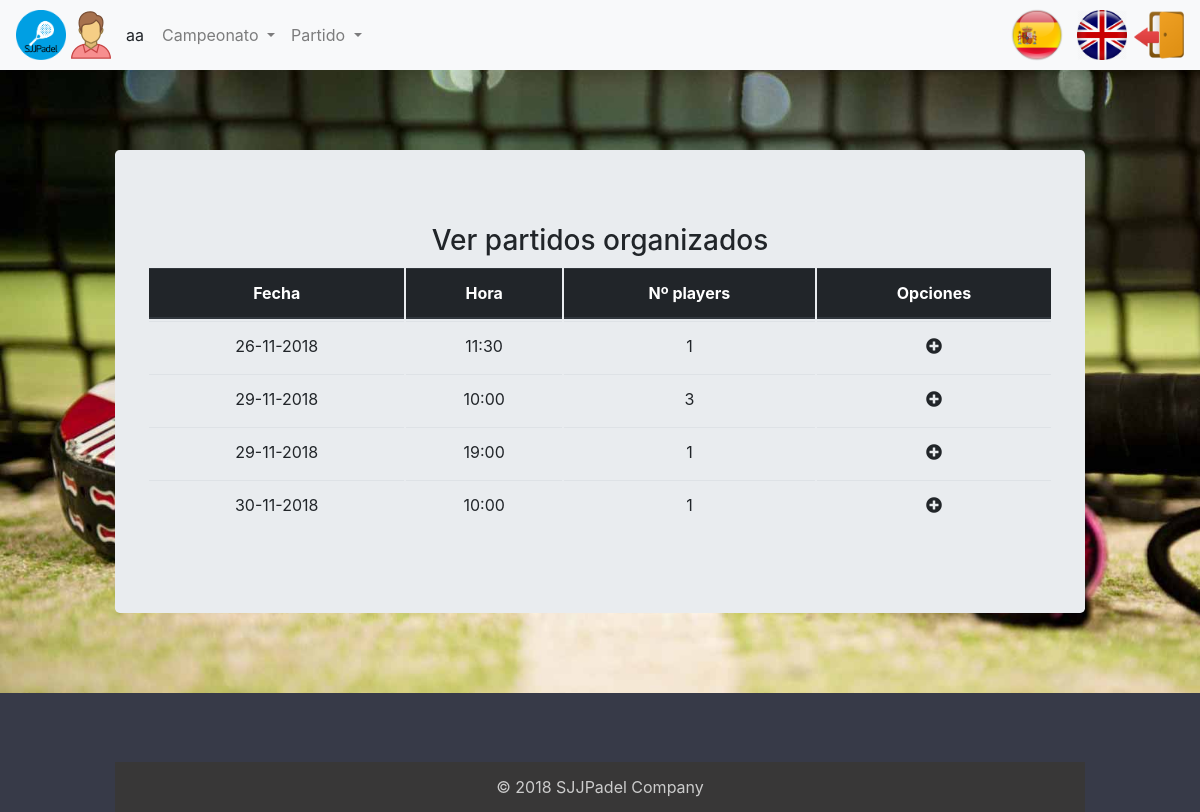
The app's page /index.php?controller=organizeMatch&action=viewAll (signed in) with its own data.
### tables this page shows
CREATE TABLE `usuario` (
  `login` varchar(20) NOT NULL,
  `nombre` varchar(20) NOT NULL,
  `apellidos` varchar(45) DEFAULT NULL,
  `pass` varchar(20) DEFAULT NULL,
  `rol` char(1) DEFAULT NULL,
  `genero` varchar(10) DEFAULT NULL
);

### core/ViewManager.php (called while the page is built, shortened)
<?php
class ViewManager
{
    private $fragmentContents = array();
    private $variables = array();
    private $currentFragment = self::DEFAULT_FRAGMENT;
    private $layout = "default";
    private function saveCurrentFragment()
    {
        $this->fragmentContents[$this->currentFragment] .= ob_get_contents();
    }
    public function moveToFragment($name)
    {
        $this->currentFragment = $name;
    }
    public function getFragment($fragment, $default = "")
    {
        if (! isset($this->fragmentContents[$fragment])) {
            return $default;
        }
        return $this->fragmentContents[$fragment];
    }
    public function setVariable($varname, $value, $flash = false)
    {
        $this->variables[$varname] = $value;
    }
    public function getVariable($varname, $default = NULL)
    {
        if (! isset($this->variables[$varname])) {
            return $default;
        }
        return $this->variables[$varname];
    }
    public function render($controller, $viewname)
    {
        include (__DIR__ . "/../view/$controller/$viewname.php");
        $this->renderLayout();
    }
    private function renderLayout()
    {
        include (__DIR__ . "/../view/layouts/" . $this->layout . ".php");
    }
    private static $viewmanager_singleton = NULL;
    public static function getInstance()
    {
        if (self::$viewmanager_singleton == null) {
            self::$viewmanager_singleton = new ViewManager();
        }
        return self::$viewmanager_singleton;
    }
}

### controller/OrganizeMatchController.php (called while the page is built, shortened)
<?php
require_once (__DIR__ . "/../core/ViewManager.php");
require_once (__DIR__ . "/../core/I18n.php");
require_once (__DIR__ . "/../model/OrganizeMatch.php");
require_once (__DIR__ . "/../model/OrganizeMatchMapper.php");
require_once (__DIR__ . "/../model/ParticipantsMatchMapper.php");
require_once (__DIR__ . "/../controller/BaseController.php");
class OrganizeMatchController extends BaseController
{
    private $organizeMatchMapper;
    private $participantsMatchMapper;
    public function __construct()
    {
        parent::__construct();
        $this->organizeMatchMapper = new OrganizeMatchMapper();
        $this->participantsMatchMapper = new ParticipantsMatchMapper();
    }
    public function viewAll()
    {
        $this->validateAllOrganizeMatches();
        $organizedMatches = $this->organizeMatchMapper->findAll();
        foreach ($organizedMatches as $match) {
            $match->setNumParticipants($this->participantsMatchMapper->count($match->getIdOrganizarPartido()));
        }
        $this->view->setVariable("organizedMatches", $organizedMatches);
        $this->view->render("organizeMatch", "view");
    }
    public function validateAllOrganizeMatches()
    {
        $organizedMatches = $this->organizeMatchMapper->findAll();
    }
}

### index.php (called while the page is built, shortened)
<?php
function run()
{
    try {
        $controller = loadController($_GET["controller"]);
        $actionName = $_GET["action"];
        $controller->$actionName();
    } catch (Exception $ex) {
        die("An exception occured!!!!!" . $ex->getMessage());
    }
}
function loadController($controllerName)
{
    return new $controllerClassName();
}
run();
?>

### core/I18n.php (called while the page is built, shortened)
<?php
class I18n
{
    private $messages;
    public function setLanguage($language)
    {
        $this->messages = $i18n_messages;
    }
    public function i18n($key)
    {
        if (isset($this->messages[$key])) {
            return $this->messages[$key];
        } else {
            return $key;
        }
    }
    private static $i18n_singleton = null;
    public static function getInstance()
    {
        if (self::$i18n_singleton == NULL) {
            self::$i18n_singleton = new I18n();
        }
        return self::$i18n_singleton;
    }
}
function i18n($key)
{
    return I18n::getInstance()->i18n($key);
}

### model/OrganizeMatch.php (called while the page is built, shortened)
<?php
class OrganizeMatch
{
    private $idOrganizarPartido;
    private $fecha;
    private $hora;
    private $numParticipants;
    public function __construct($idOrganizeMatch = NULL, $fecha = NULL, $hora = NULL, array $participants = NULL, $numParticipants = NULL)
    {
        $this->idOrganizarPartido = $idOrganizeMatch;
        $this->fecha = $fecha;
        $this->hora = $hora;
        $this->numParticipants = $numParticipants;
    }
    public function getIdOrganizarPartido()
    {
        return $this->idOrganizarPartido;
    }
    public function setIdOrganizarPartido($idOrganizarPartido)
    {
        $this->idOrganizarPartido = $idOrganizarPartido;
    }
    public function getFecha()
    {
        return $this->fecha;
    }
    public function getHora()
    {
        return $this->hora;
    }
    public function getNumParticipants()
    {
        return $this->numParticipants;
    }
    public function setNumParticipants($numParticipants)
    {
        $this->numParticipants = $numParticipants;
    }
}

### model/ParticipantsMatchMapper.php (called while the page is built, shortened)
<?php
require_once (__DIR__ . "/../core/PDOConnection.php");
class ParticipantsMatchMapper
{
    private $db;
    public function __construct()
    {
        $this->db = PDOConnection::getInstance();
    }
    public function count($idOrganizeMatch)
    {
        $stmt = $this->db->prepare("SELECT COUNT(*) as count FROM participantespartido WHERE idOrganizarPartido =?");
        $stmt->execute(array(
            $idOrganizeMatch
        ));
        $count = $stmt->fetch(PDO::FETCH_ASSOC);
        return $count["count"];
    }
}

### core/PDOConnection.php (called while the page is built)
<?php
class PDOConnection
{
    private static $dbhost = "localhost";
    private static $dbname = "sjjpadel";
    private static $dbuser = "abp";
    private static $dbpass = "abp";
    private static $db_singleton = null;
    public static function getInstance()
    {
        if (self::$db_singleton == null) {
            self::$db_singleton = new PDO("mysql:host=" . self::$dbhost . ";dbname=" . self::$dbname . ";charset=utf8",
            self::$dbuser, self::$dbpass, array(
                PDO::ATTR_EMULATE_PREPARES => false,
                PDO::ATTR_ERRMODE => PDO::ERRMODE_EXCEPTION
            ));
        }
        return self::$db_singleton;
    }
}
?>

### model/UserMapper.php (called while the page is built, shortened)
<?php
require_once (__DIR__ . "/../core/PDOConnection.php");
class UserMapper
{
    private $db;
    public function __construct()
    {
        $this->db = PDOConnection::getInstance();
    }
    public function getDatos($login)
    {
        $stmt = $this->db->prepare("SELECT * FROM usuario where login=?");
        $stmt->execute(array(
            $login
        ));
        $toret_db = $stmt->fetchAll(PDO::FETCH_ASSOC);
        $user = null;
        foreach ($toret_db as $datos) {
            $user = new User($datos['login'], $datos['nombre'], $datos['apellidos'], $datos['pass'], $datos['rol'], $datos['genero']);
        }
        return $user;
    }
}

### controller/BaseController.php (called while the page is built, shortened)
<?php
require_once (__DIR__ . "/../core/ViewManager.php");
require_once (__DIR__ . "/../core/I18n.php");
require_once (__DIR__ . "/../model/User.php");
require_once (__DIR__ . "/../model/UserMapper.php");
class BaseController
{
    public function __construct()
    {
        if (isset($_SESSION["currentuser"])) {
            $userMapper = new UserMapper();
            $datosUser = $userMapper->getDatos($_SESSION["currentuser"]);
        }
    }
}

### model/OrganizeMatchMapper.php (called while the page is built, shortened)
<?php
require_once (__DIR__ . "/../core/PDOConnection.php");
class OrganizeMatchMapper
{
    private $db;
    public function __construct()
    {
        $this->db = PDOConnection::getInstance();
    }
    public function findAll()
    {
        $stmt = $this->db->query("SELECT * FROM organizarpartido ORDER BY fecha, hora");
        $organizedMatches = $stmt->fetchAll(PDO::FETCH_ASSOC);
        $organizedMatchesArray = array();
        foreach ($organizedMatches as $match) {
            $fecha = new DateTime($match["fecha"]);
            $organizedMatch = new OrganizeMatch(null, $fecha->format('d-m-Y'), substr($match["hora"], 0, 5));
            $organizedMatch->setIdOrganizarPartido($match["idOrganizarPartido"]);
            array_push($organizedMatchesArray, $organizedMatch);
        }
        return $organizedMatchesArray;
    }
}

### view/organizeMatch/view.php (the view, shortened to what this page needs)
<?php
require_once (__DIR__ . "/../../core/ViewManager.php");
$view = ViewManager::getInstance();
$organizedMatches = $view->getVariable("organizedMatches");
$view->setVariable("title", "Ver Partidos Organizados");
$currentRol = $view->getVariable("currentRol");
?>
<h3><?= i18n("View Organized Matches"); ?></h3>
<table class="table">
	<thead class="thead-dark">
		<tr>
			<th scope="col">
        <?= i18n("Date"); ?>
      </th>
			<th scope="col">
        <?= i18n("Time"); ?>
      </th>
			<th scope="col">
        <?= i18n("Nº players");?>
      </th>
			<th scope="col">
        <?= i18n("Opciones"); ?>
      </th>
		</tr>
	</thead>
	<tbody>
    <?php foreach($organizedMatches as $match): ?>
      <tr>
			<td>
          <?= $match->getFecha(); ?>
        </td>
			<td>
          <?= $match->getHora(); ?>
        </td>
			<td>
          <?= $match->getNumParticipants();?>
        </td>
			<td>
          <?php if($currentRol == 'd'): ?>
            <a
				href="index.php?controller=organizeMatch&amp;action=join&amp;idOrganizeMatch=<?=$match->getIdOrganizarPartido(); ?>"><i
					class="fas fa-plus-circle color-1"></i></a>
          <?php endif; ?>
			</td>
		<tr>
      <?php endforeach; ?>
	</tbody>
</table>

### view/layouts/default.php (shortened to what this page needs)
<?php
$view = ViewManager::getInstance();
$currentuser = $view->getVariable("currentusername");
$currentGender = $view->getVariable("currentGender");
$currentRol = $view->getVariable("currentRol");
?>
<!DOCTYPE html>
<html lang="en">
<head>
<link rel="stylesheet"
	href="https://maxcdn.bootstrapcdn.com/bootstrap/4.0.0/css/bootstrap.min.css"
>
<link rel="stylesheet"
	href="https://use.fontawesome.com/releases/v5.5.0/css/all.css"
>
	<link rel="stylesheet" href="css/style.css" type="text/css">
</head>
<body>
	<div class="contenedor">
		<nav class="navbar navbar-expand-lg navbar-light bg-light">
			<img class="img-circle icono" src="images/icono.png">
		<?php if (isset($currentuser)): ?>
			<img class="icono" src="images/<?php echo $currentGender; ?>.png"> <span
				class="username">
				<?= sprintf(i18n("%s"), $currentuser) ?>
			</span>
		<?php endif ?>
			<div class="collapse navbar-collapse" id="navbarSupportedContent">
				<ul class="navbar-nav mr-auto">
				<?php if($currentRol == 'd' || $currentRol == 'a' || $currentRol == 'e'): ?>
					<li class="nav-item dropdown"><a class="nav-link dropdown-toggle"
						href="#" id="navbarDropdown" role="button" data-toggle="dropdown"
						aria-haspopup="true" aria-expanded="false">
							<?php echo i18n("Championship") ?>
						</a>
						</li>
				<?php endif ?>
				<?php if($currentRol == 'd' || $currentRol == 'a' || $currentRol == 'e'): ?>
					<li class="nav-item dropdown"><a class="nav-link dropdown-toggle"
						href="#" id="navbarDropdown" role="button" data-toggle="dropdown"
						aria-haspopup="true" aria-expanded="false">
							<?php echo i18n("Match") ?>
						</a>
						</li>
				<?php endif ?>
			</ul>
			</div>
			<li class="nav-item">
			<?php include(__DIR__."/language_select_element.php"); ?>
		</li>
			<li class="nav-item">
			<?php if (isset($currentuser)): ?>
				<a href="index.php?controller=users&amp;action=logout"> <img
					src="images/salir.png" class="rounded icono"
					alt="Imágenes responsive">
			</a>
				<?php endif ?>
			</li>
		</nav>
		<div class="container">
			<div class="jumbotron">
				<?= $view->getFragment(ViewManager::DEFAULT_FRAGMENT) ?>
			</div>
		</div>
		<footer id="myFooter">
			<div class="container">
				<div class="row">
					<div class="col-sm-3 myCols"></div>
				</div>
				<div class="social-networks"></div>
				<div class="footer-copyright">
					<p>© 2018 SJJPadel Company</p>
				</div>
		</footer>
	</div>
</body>
</html>

### css/style.css (style rules this page uses)
body { width: 100%; height: 100%; }
.contenedor { background: url('../images/padel.jpg'); background-size: cover; background-attachment: fixed; }
ul, li { list-style: none; }
#myFooter { margin: 0; padding: 0; background-color: #373a48; color: white; }
#myFooter .footer-copyright { background-color: #383737; padding-top: 3px; padding-bottom: 3px; text-align: center; }
#myFooter .footer-copyright p { margin: 10px; color: #ccc; }
#myFooter .myCols { text-align: center; }
#myFooter .social-networks { text-align: center; padding-top: 30px; padding-bottom: 38px; }
.icono { width: 50px; height: 50px; }
table { border-collapse: inherit; }
.color-1 { color: rgba(33, 37, 41, 1); }
.container { margin: 0 auto; max-width: 1000px; }
.jumbotron { margin: 80px 0; text-align: center; }
.username { margin-left: 10px; margin-right: 10px; }

### records on screen
usuario: genero (picture), rol "d" (drawn)

### other values on screen
sprintf(i18n("%s"), $currentuser) "aa"
i18n("Championship") "Campeonato"
i18n("Match") "Partido"
i18n("View Organized Matches") "Ver partidos organizados"
i18n("Date") "Fecha"
i18n("Time") "Hora"
i18n("Nº players") "Nº players"
i18n("Opciones") "Opciones"
$match->getFecha() "26-11-2018"
$match->getHora() "11:30"
$match->getNumParticipants() "1"
$match->getFecha() "29-11-2018"
$match->getHora() "10:00"
$match->getNumParticipants() "3"
$match->getHora() "19:00"
